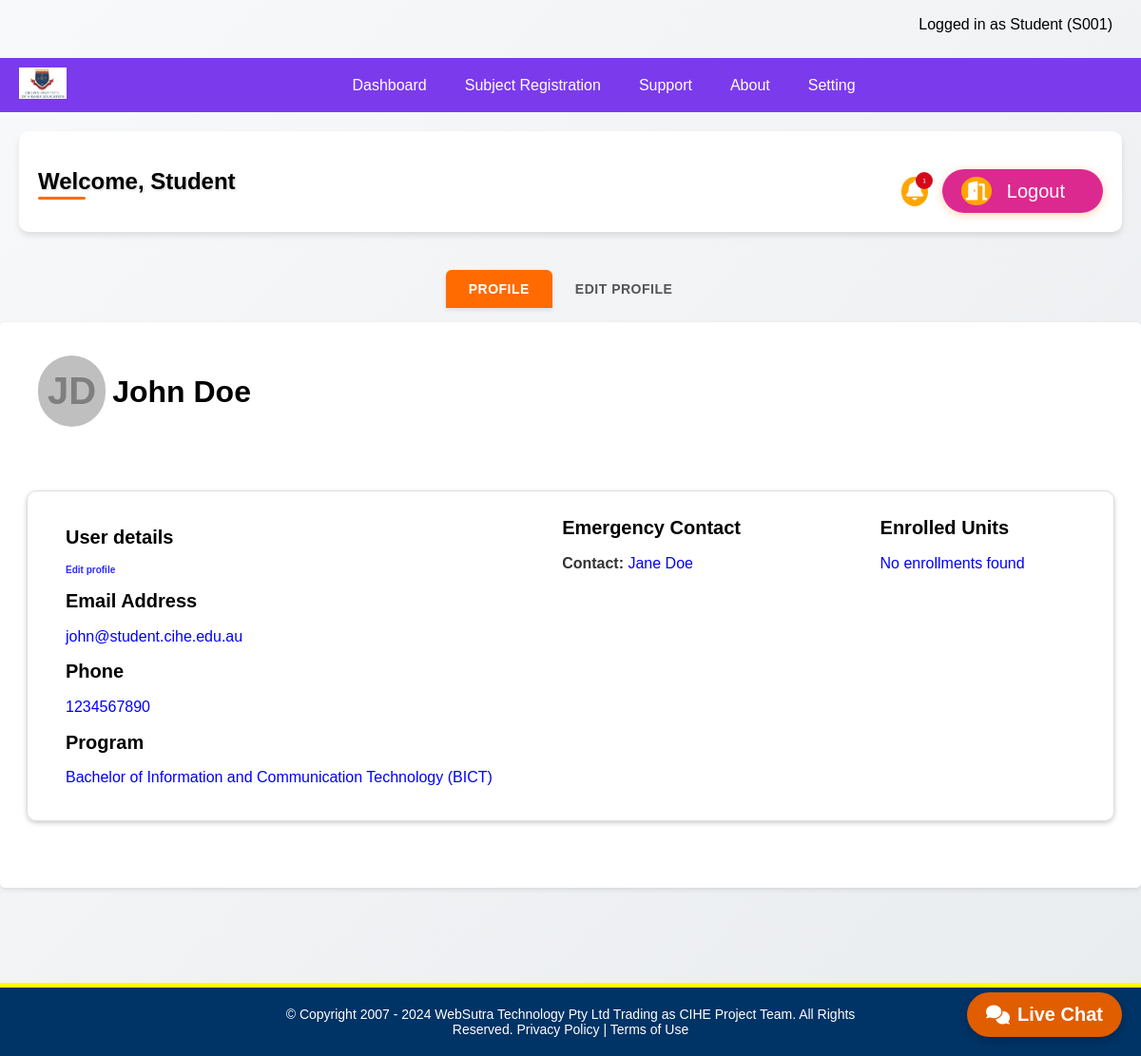
The page /profile.php (signed in) on the database its author committed.
### tables this page shows
CREATE TABLE IF NOT EXISTS students (
    id INT PRIMARY KEY AUTO_INCREMENT,
    student_id VARCHAR(20) UNIQUE NOT NULL,
    first_name VARCHAR(50) NOT NULL,
    last_name VARCHAR(50) NOT NULL,
    email VARCHAR(100) UNIQUE NOT NULL,
    password VARCHAR(255) NOT NULL,
    program_id INT,
    contact_number VARCHAR(20),
    emergency_contact VARCHAR(100),
    reset_token VARCHAR(64),
    reset_expiry DATETIME,
    created_at TIMESTAMP DEFAULT CURRENT_TIMESTAMP,
    updated_at TIMESTAMP DEFAULT CURRENT_TIMESTAMP ON UPDATE CURRENT_TIMESTAMP
);

CREATE TABLE IF NOT EXISTS programs (
    id INT PRIMARY KEY AUTO_INCREMENT,
    program_code VARCHAR(20) UNIQUE NOT NULL,
    program_name VARCHAR(100) NOT NULL,
    description TEXT,
    duration INT NOT NULL,
    program_type ENUM('undergraduate', 'postgraduate', 'diploma') NOT NULL,
    created_at TIMESTAMP DEFAULT CURRENT_TIMESTAMP,
    updated_at TIMESTAMP DEFAULT CURRENT_TIMESTAMP ON UPDATE CURRENT_TIMESTAMP
);

### backend/profile_operations.php (called while the page is built, shortened)
<?php
require_once 'db.php';
function getStudentProfile($student_id) {
    global $conn;
    try {
        $stmt = $conn->prepare("
            SELECT
                s.*,
                p.program_name,
                p.program_code
            FROM students s
            LEFT JOIN programs p ON s.program_id = p.id
            WHERE s.student_id = ?
        ");
        $stmt->bind_param("s", $student_id);
        $stmt->execute();
        $result = $stmt->get_result();
        if ($result->num_rows > 0) {
            return $result->fetch_assoc();
        }
        return null;
    } catch (Exception $e) {
        error_log("Error fetching student profile: " . $e->getMessage());
        return null;
    }
}
?>

### profile.php (the view, shortened to what this page needs)
<?php
require_once 'includes/student_header.php';
require_once 'includes/live_chat.php';
require_once 'backend/profile_operations.php';
$student_id = $_SESSION["student_id"];
$user_data = getStudentProfile($student_id);
$enrollments = getStudentEnrollments($student_id);
?>
<div class="tab-navigation">
    <button class="tab-btn active" onclick="openTab('profile-tab')">Profile</button>
    <button class="tab-btn" onclick="openTab('edit-profile-tab')">Edit Profile</button>
</div>
<div id="profile-tab" class="tab-content active">
    <div class="subnav">
        <div class="sub-contents">
            <div class="initials">
                <h1 class="initial1"><?php echo substr($user_data['first_name'] ?? '', 0, 1) . substr($user_data['last_name'] ?? '', 0, 1); ?></h1>
            </div>
            <div class="initialname">
                <h1 class="initial2"><?php echo htmlspecialchars($user_data['first_name'] ?? '') . ' ' . htmlspecialchars($user_data['last_name'] ?? ''); ?></h1>
            </div>
        </div>
        <div class="details-container">
            <div class="details1">
                <h2 style="font-size: 20px;">User details</h2>
                <h3 style="font-size: 10px;"><a href="#" id="getEdit" onclick="openTab('edit-profile-tab'); return false;">Edit profile</a></h3>
                <h2 style="font-size: 20px;">Email Address</h2>
                <p style="color: blue;"><?php echo htmlspecialchars($user_data['email'] ?? 'Not Set'); ?></p>
                <h2 style="font-size: 20px;">Phone</h2>
                <p style="color: blue;"><?php echo htmlspecialchars($user_data['contact_number'] ?? 'Not Set'); ?></p>
                <h2 style="font-size: 20px;">Program</h2>
                <p style="color: blue;"><?php echo htmlspecialchars($user_data['program_name'] ?? 'Not Set'); ?> (<?php echo htmlspecialchars($user_data['program_code'] ?? ''); ?>)</p>
            </div>
            <div class="details2">
                <h2 style="font-size: 20px;">Emergency Contact</h2>
                <div class="emergency-info">
                    <p><strong>Contact:</strong> <?php echo htmlspecialchars($user_data['emergency_contact'] ?? 'Not Set'); ?></p>
                </div>
            </div>
            <div class="details2">
                <h2 style="font-size: 20px;">Enrolled Units</h2>
                <div class="enrollments-info">
                    <?php if (!empty($enrollments)): ?>
                        <ul>
                            <?php foreach ($enrollments as $enrollment): ?>
                                <li>
                                    <?php echo htmlspecialchars($enrollment['unit_code'] . ' - ' . $enrollment['unit_name']); ?>
                                    <br>
                                    <small>Status: <?php echo htmlspecialchars($enrollment['status']); ?></small>
                                </li>
                            <?php endforeach; ?>
                        </ul>
                    <?php else: ?>
                        <p>No enrollments found</p>
                    <?php endif; ?>
                </div>
            </div>
        </div>
    </div>
</div>
<footer>
    <div>
        &copy; Copyright 2007 - 2024 WebSutra Technology Pty Ltd Trading as CIHE Project Team. All Rights Reserved. Privacy Policy | Terms of Use
    </div>
</footer>
</body>
</html>

### index.css (style rules this page uses)
* { font-style: Arial, sans-serif; }
body { margin: 0; padding: 0; font-family: Arial, sans-serif; background: linear-gradient(135deg, #f8f9fa 0%, #e9ecef 100%); }
html { scroll-behavior: smooth; }
.sub-contents { display: flex; gap: 2px; margin: auto; }
.initial1 { text-transform: uppercase; font-weight: bold; border-radius: 60px; padding: 15px 10px; margin: 15px auto; font-size: 40px; background-color: grey; opacity: .5; color: black; margin-left: 20px; }
.initial2 { margin: 30px auto; padding: 5px; }
.details-container { border: 1px solid #ddd; max-width: 95%; margin: 50px auto; padding: 20px; box-shadow: 0 2px 5px rgba(0, 0, 0, 0.2); border-radius: 10px; }
.details-container { display: flex; }
.details1 { margin-left: 20px; }
.details2 { margin:auto; margin-top: -10px; }
.tab-content { display: none; padding: 20px; background: white; border-radius: 5px; box-shadow: 0 2px 5px rgba(0,0,0,0.1); }
.tab-content.active { display: block; }
a { color: #2b2bff; text-decoration: none; }
button { padding: 20px; text-align: center; background-color: red; color: white; font-size: 20px; margin-top: 20px; padding: 15px 12px; border-radius: 15px; border: none; }
.tab-navigation { display: flex; max-width: 1200px; margin: 20px auto 0; padding: 0 20px; justify-content: center; }
.tab-btn { padding: 12px 24px; font-size: 14px; font-weight: 600; color: #555; margin-bottom: 15px; background-color: transparent; border: none; border-radius: 6px 6px 0 0; cursor: pointer; transition: all 0.3s ease; position: relative; text-transform: uppercase; letter-spacing: 0.5px; }
.tab-btn.active { color: #fff; background-color: #ff6b00; box-shadow: 0 2px 5px rgba(0,0,0,0.1); }
.tab-content.active::after { content: ''; position: absolute; bottom: -1px; left: 0; right: 0; height: 2px; }
.tab-content { display: none; }
footer { background-color: #003366; color: white; text-align: center; padding: 20px 10px; font-size: 14px; margin-top: 100px; border-top: 5px solid yellow; }
footer div { max-width: 600px; margin: 0 auto; }

### profile.php (style rules this page uses)
.emergency-info, .enrollments-info { margin-top: 10px; }
.emergency-info p, .enrollments-info p { margin: 5px 0; color: blue; }
.emergency-info strong { color: #333; }

### rows shown on the page
students: first_name "J", last_name "D", first_name "John", last_name "Doe", email "john@student.cihe.edu.au", contact_number "1234567890", program.program_name "Bachelor of Information and Communication Technology", program.program_code "BICT", emergency_contact "Jane Doe"

### other values the page prints
$_SESSION["student_id"] "S001"
